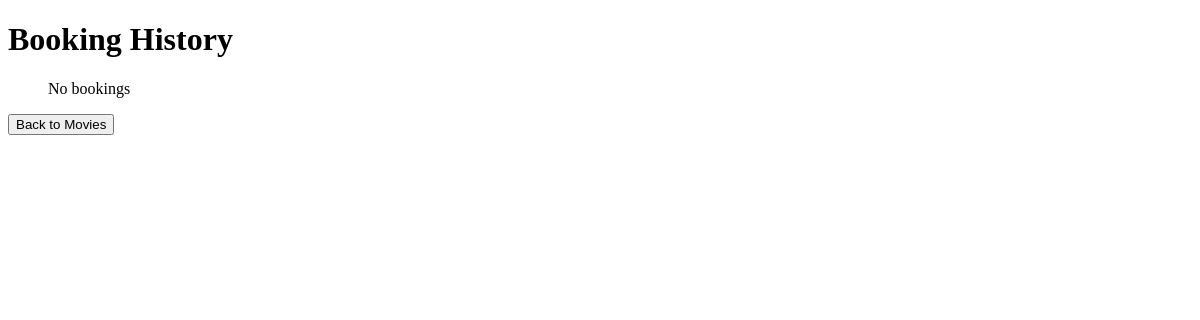
The app's page /bookings/, older data.
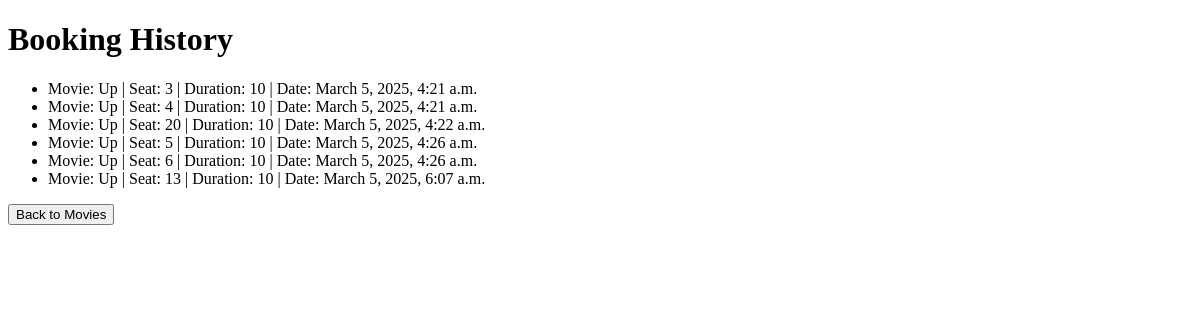
The same page, newer data.
### reservations/models.py (models this page shows, shortened)
class Booking(models.Model):
    movie = models.ForeignKey(Movie, on_delete=models.CASCADE)
    seat = models.OneToOneField(Seat, on_delete=models.CASCADE)
    booking_date = models.DateTimeField(auto_now_add=True)

class Movie(models.Model):
    title = models.CharField(max_length=255)
    description = models.TextField()
    release_date = models.DateField()
    duration = models.PositiveIntegerField(help_text="Duration in minutes")

class Seat(models.Model):
    movie = models.ForeignKey(Movie, on_delete=models.CASCADE)
    seat_number = models.CharField(max_length=10)
    is_booked = models.BooleanField(default=False)
    class Meta:
        unique_together = ('movie', 'seat_number')

### reservations/views.py (the view)
# urls.py: path('bookings/', reservation_views.booking_history, name='booking_history'),
def booking_history(request):
    bookings = Booking.objects.all()
    return render(request, 'reservations/booking_history.html', {'bookings': bookings})

### reservations/templates/reservations/booking_history.html (shortened to what this page needs)
<!DOCTYPE html>
<html lang="en">
<head>
</head>
<body>
    <h1>Booking History</h1>
    <ul>
        {% for booking in bookings %}
            <li>
                Movie: {{ booking.movie.title }} | Seat: {{ booking.seat.seat_number }} | Duration: {{ booking.movie.duration }} | Date: {{ booking.booking_date }}
            </li>
        {% empty %}
            <p>No bookings</p>
        {% endfor %}
    </ul>
    <form action="{% url 'movie_list' %}" method="get">
        <button type="submit">Back to Movies</button>
    </form>
</body>
</html>

Row changes from the older to the newer data that the page shows:
added Booking: movie "Up", seat.seat_number "3", movie.duration "10", booking_date "March 5, 2025, 4:21 a.m."
added Booking: movie "Up", seat.seat_number "4", movie.duration "10", booking_date "March 5, 2025, 4:21 a.m."
added Booking: movie "Up", seat.seat_number "20", movie.duration "10", booking_date "March 5, 2025, 4:22 a.m."
added Booking: movie "Up", seat.seat_number "5", movie.duration "10", booking_date "March 5, 2025, 4:26 a.m."
added Booking: movie "Up", seat.seat_number "6", movie.duration "10", booking_date "March 5, 2025, 4:26 a.m."
added Booking: movie "Up", seat.seat_number "13", movie.duration "10", booking_date "March 5, 2025, 6:07 a.m."
Text that changed along with them:
text no longer shown: "No bookings"
